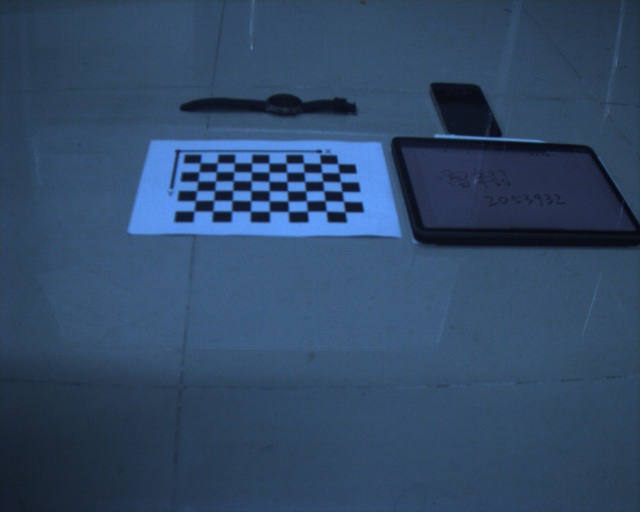
//> input picture hw/hw2/code/img2Bird/src.png, 1280 x 1024 px (shown at 1/2 size)
$ ./img2Bird   (built with g++ and OpenCV 4)
//> lines starting //> are read from the running program, lines starting //| are printed output that depends on the picture; after the words box and inside, x2 and y2 are one past the last pixel; in counts of white or black regions, pixels touching at a corner belong together
#include <fstream>
#include <iostream>
#include <opencv2/opencv.hpp>

// define the size of the bird view image
const int BIRDS_EYE_WIDTH = 1000;
const int BIRDS_EYE_HEIGHT = 1000;

/**
 * @brief get the undistorted image object
 *
 * @param original_image
 * @param intrinsic_matrix
 * @param distortion_coefficients
 */
void get_undistorted_image(cv::Mat original_image, cv::Mat intrinsic_matrix,
                           cv::Mat distortion_coefficients) {
  // undistort the image
  cv::Mat undistorted_image;
  cv::undistort(original_image, undistorted_image, intrinsic_matrix,
                distortion_coefficients, intrinsic_matrix);

  // save the undistorted image
  cv::imwrite("undistorted_image.png", undistorted_image);

  std::cout << "Save undistorted image successfully." << std::endl;
}

/**
 * @brief generate bird view image
 *
 * @param undistorted_image
 */
// [50 lines left out: function generate_brid_view1, not called in this run]

/**
 * @brief get the perspective transform matrix
 * @param image_path1
 * @param image_path2
 * @return
 */
cv::Mat get_perspective_matrix(std::string image_path1,
                               std::string image_path2) {
  cv::Mat image1 = cv::imread(image_path1);
  cv::Mat image2 = cv::imread(image_path2);

  // get feature points in chessboard
  std::vector<cv::Point2f> image_points1;
  std::vector<cv::Point2f> image_points2;

  cv::Mat undistorted_image_with_feature_points1 = image1.clone();
  cv::Mat undistorted_image_with_feature_points2 = image2.clone();

  cv::findChessboardCorners(undistorted_image_with_feature_points1,
                            cv::Size(9, 6), image_points1);
  cv::findChessboardCorners(undistorted_image_with_feature_points2,
                            cv::Size(9, 6), image_points2);
  // 点的数量
  std::cout << "image_points1.size() = " << image_points1.size() << std::endl;
  std::cout << "image_points2.size() = " << image_points2.size() << std::endl;

  // draw the feature points
  cv::drawChessboardCorners(undistorted_image_with_feature_points1,
                            cv::Size(9, 6), image_points1, true);
  cv::drawChessboardCorners(undistorted_image_with_feature_points2,
                            cv::Size(9, 6), image_points2, true);

  // save the image with feature points
  cv::imwrite("image_with_feature_points1.png",
              undistorted_image_with_feature_points1);
  cv::imwrite("image_with_feature_points2.png",
              undistorted_image_with_feature_points2);

  std::cout << "Save image with feature points successfully." << std::endl;

  std::vector<cv::Point2f> selected_points1 = {
      image_points1[0], image_points1[8], image_points1[45], image_points1[53]};
  std::vector<cv::Point2f> selected_points2 = {
      image_points2[0], image_points2[8], image_points2[45], image_points2[53]};

  // get the perspective transform matrix
  cv::Mat H = cv::getPerspectiveTransform(selected_points1, selected_points2);

  return H;
}

void generate_brid_view2(cv::Mat undistorted_image) {
  // undistorted_image -> brid_view_image
  cv::Mat brid_view_image =
      cv::Mat::zeros(BIRDS_EYE_HEIGHT, BIRDS_EYE_WIDTH, CV_8UC3);

  // get feature points in chessboard
  std::vector<cv::Point2f> image_points;

  cv::Mat undistorted_image_with_feature_points = undistorted_image.clone();

  cv::findChessboardCorners(undistorted_image_with_feature_points,
                            cv::Size(9, 6), image_points);

  // draw the feature points
  cv::drawChessboardCorners(undistorted_image_with_feature_points,
                            cv::Size(9, 6), image_points, true);

  // save the image with feature points
  cv::imwrite("image_with_feature_points.png",
              undistorted_image_with_feature_points);

  std::cout << "Save image with feature points successfully." << std::endl;

  cv::Mat H = get_perspective_matrix(
      "/Users/lei/Desktop/CV/hw/hw2/code/img2Bird/src.png",
      "/Users/lei/Desktop/CV/hw/hw2/code/img2Bird/dst.png");

  // get the bird view image
  cv::warpPerspective(undistorted_image, brid_view_image, H,
                      cv::Size(BIRDS_EYE_WIDTH, BIRDS_EYE_HEIGHT));

  // save the bird view image
  cv::imwrite("brid_view_image_method2.png", brid_view_image);

  std::cout << "Save brid view image successfully." << std::endl;
}

int main() {
  std::string image_path = "/Users/lei/Desktop/CV/hw/hw2/code/img2Bird/src.png";
  // std::string image_path =
  // "/Users/lei/Desktop/CV/hw/hw2/code/img2Bird/img.png";

  // load the image
  cv::Mat original_image = cv::imread(image_path);
//> original_image is the input picture: 1024 rows x 1280 cols, CV_8UC3; mean B, G, R 103.3, 73.6, 49.4
  if (original_image.empty()) {
    std::cerr << "Failed to open image file " << image_path << std::endl;
    return -1;
  }

  // read camera parameters from xml file
  cv::FileStorage fs;
  fs.open("/Users/lei/Desktop/CV/hw/hw2/code/img2Bird/camParams.xml",
          cv::FileStorage::READ);
  if (!fs.isOpened()) {
    std::cerr << "Failed to open camParams.xml" << std::endl;
    return -1;
  }

  cv::Mat intrinsic_matrix, distortion_coefficients;
  fs["intrinsic_matrix"] >> intrinsic_matrix;
  fs["distortion_coefficients"] >> distortion_coefficients;
  fs.release();

  std::cout << "intrinsic_matrix: \n" << intrinsic_matrix << std::endl;
  std::cout << "distortion_coefficients: \n"
            << distortion_coefficients << std::endl;

  // undistort the image
  get_undistorted_image(original_image, intrinsic_matrix,
                        distortion_coefficients);
//> in get_undistorted_image, `cv::undistort(original_image, undistorted_image, intrinsic_matrix, dis..`:
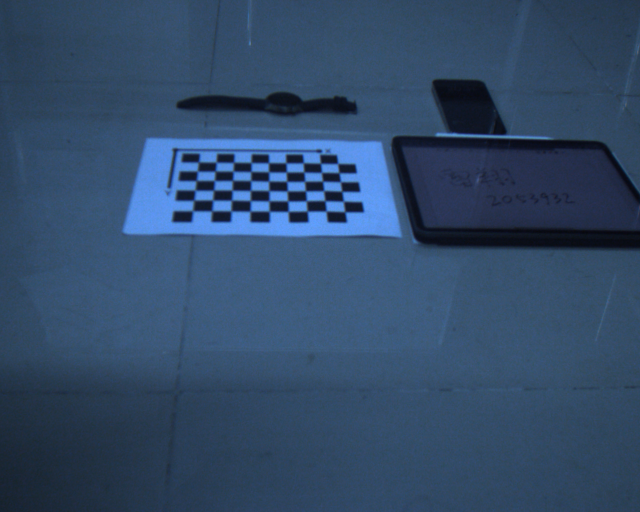
//> undistorted_image: 1024 rows x 1280 cols, CV_8UC3 (shown at 1/2 size); mean B, G, R 104.7, 74.6, 50.1

  // generate_brid_view1(original_image);  // for the first method
  generate_brid_view2(original_image);  // for the second method
//> in generate_brid_view2, `cv::findChessboardCorners(undistorted_image_with_feature_points, cv::S..`: image_points = 54 Points (x, y), first 12: [400.4, 324.3], [435, 326.5], [469, 326.5], [503.5, 326.5], [538.5, 326.5], [573, 326.5], [606.3, 326], [642, 327.5], [675, 327.4], [398.5, 344.5], [433.5, 344], [468.5, 344]
//> in generate_brid_view2, `cv::drawChessboardCorners(undistorted_image_with_feature_points, cv::S..`:
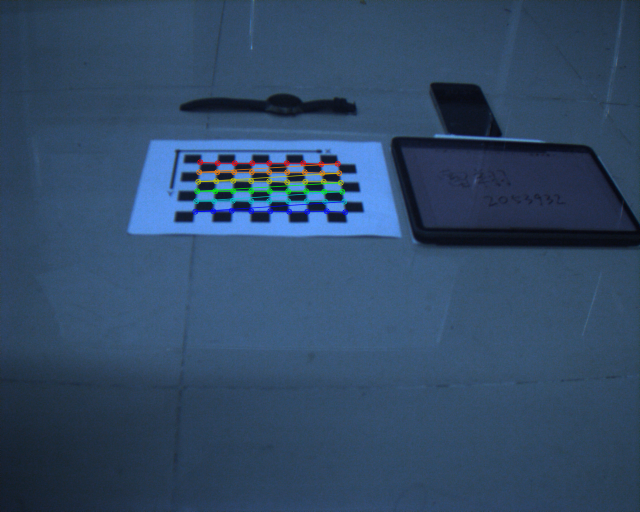
//> undistorted_image_with_feature_points: 1024 rows x 1280 cols, CV_8UC3 (shown at 1/2 size); 0.99% of pixels changed, all inside (x1, y1, x2, y2) = (384, 318, 697, 431)
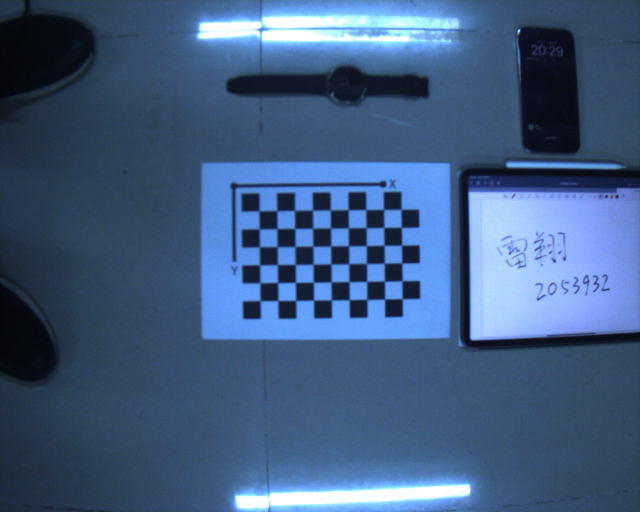
//> input picture hw/hw2/code/img2Bird/dst.png, 1280 x 1024 px (shown at 1/2 size)
//> in get_perspective_matrix, image2 is the input picture: 1024 rows x 1280 cols, CV_8UC3; mean B, G, R 130.7, 92.8, 64.7
//> in get_perspective_matrix, `cv::findChessboardCorners(undistorted_image_with_feature_points1, cv::..`: image_points1 has the same summary as image_points in generate_brid_view2
//> in get_perspective_matrix, `cv::findChessboardCorners(undistorted_image_with_feature_points2, cv::..`: image_points2 = 54 Points (x, y), first 12: [517.7, 421.4], [552.7, 422.6], [588.7, 420.6], [625.2, 420.9], [660, 419.4], [697.6, 419.1], [731.1, 418.6], [767.5, 419.4], [801.5, 420], [517.8, 458.9], [553.2, 457.2], [588.8, 458]
//| image_points1.size() = 54
//| image_points2.size() = 54
//> in get_perspective_matrix, `cv::drawChessboardCorners(undistorted_image_with_feature_points2, cv::..`:
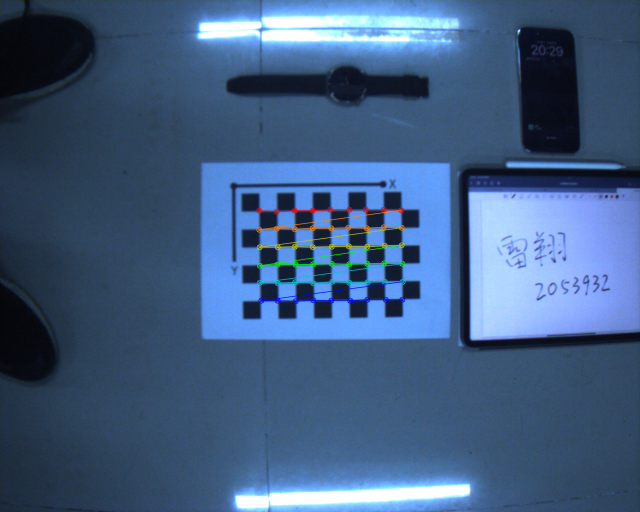
//> undistorted_image_with_feature_points2: 1024 rows x 1280 cols, CV_8UC3 (shown at 1/2 size); 1.03% of pixels changed, all inside (x1, y1, x2, y2) = (512, 413, 812, 609)
//> in get_perspective_matrix, `std::vector<cv::Point2f> selected_points1 = { image_points1[0], image_..`: selected_points1 = 4 Points (x, y): [400.4, 324.3], [675, 327.4], [389.5, 423], [690.5, 424.5]
//> in get_perspective_matrix, `std::vector<cv::Point2f> selected_points2 = { image_points2[0], image_..`: selected_points2 = 4 Points (x, y): [517.7, 421.4], [801.5, 420], [521.5, 601.1], [804.3, 598.6]
//> in get_perspective_matrix, `cv::Mat H = cv::getPerspectiveTransform(selected_points1, selected_poi..`: H = [[1.43, 0.982, -142.9], [-0.0745, 3.5, -498.1], [-8.13e-05, 0.00147, 1]]
//> in generate_brid_view2, `cv::warpPerspective(undistorted_image, brid_view_image, H, cv::Size(BI..`:
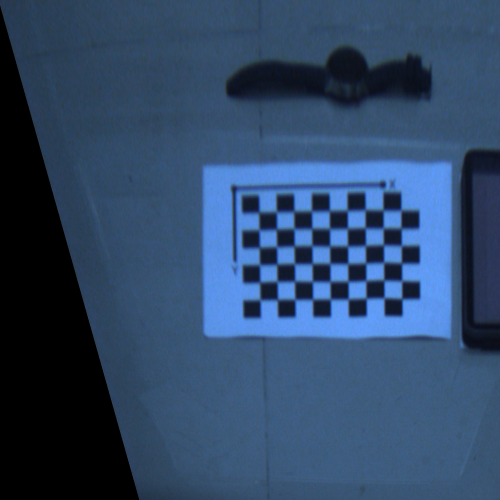
//> brid_view_image: 1000 rows x 1000 cols, CV_8UC3 (shown at 1/2 size); mean B, G, R 104, 72.2, 47.6

  return 0;
}
